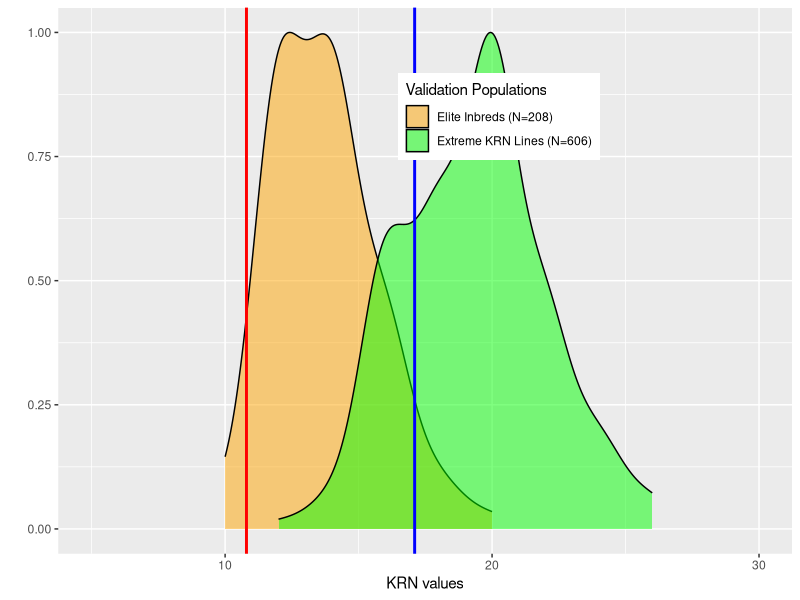
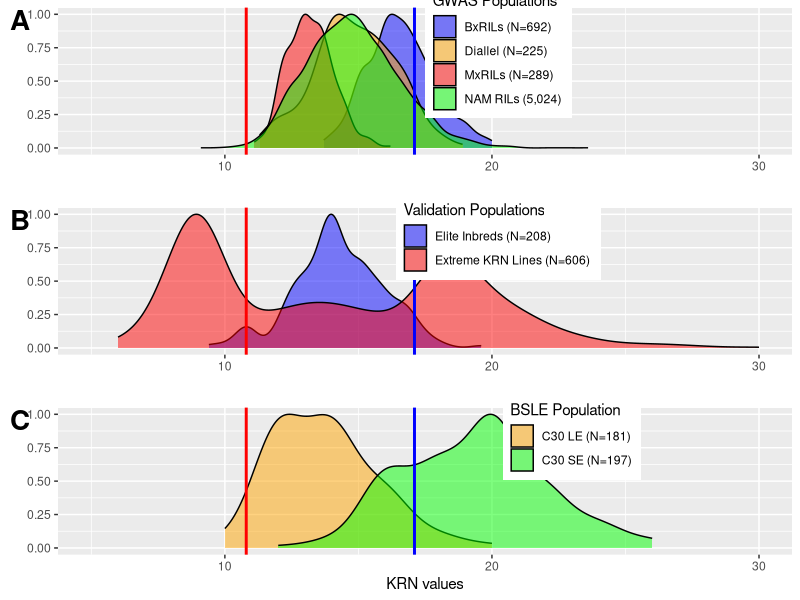

Generate these figures, in order, with R:
## ---- chunk 1
knitr::opts_chunk$set(echo = TRUE) 
knitr::opts_knit$set(root.dir=normalizePath('../')) 
#library(tidyverse)
#library("sommer")
#Read Meta data

## ---- chunk 2
pheno <- read.csv("data/S1.KRN_phenotype_N7332.csv")


library("ggplot2")
library("cowplot")

#par(mar=c(5,4,4,2))
par(font=2, font.lab=2, font.axis=2)
fsize = 16 # absolute font size

makeTransparent = function(..., alpha=0.5) {

  if(alpha<0 | alpha>1) stop("alpha must be between 0 and 1")
  alpha = floor(255*alpha)  
  newColor = col2rgb(col=unlist(list(...)), alpha=FALSE)
  .makeTransparent = function(col, alpha) {
    rgb(red=col[1], green=col[2], blue=col[3], alpha=alpha, maxColorValue=255)
  }
  newColor = apply(newColor, 2, .makeTransparent, alpha=alpha)
  return(newColor)
}

## get colors
mycols <- makeTransparent(c("blue", "orange", "red", "green"), alpha=0.5)

ph1 <- subset(pheno, type %in% "GWAS population")
p1 <- ggplot(data=ph1) +
    geom_density(aes(x= KRN, y=..scaled.., fill= as.factor(Population)), trim=TRUE ) +
    #guides(color=guide_legend("GWAS Population"))
    #labs(y=NULL, fill="Traits") +
    scale_fill_manual("GWAS Populations", 
                        values = mycols,
                      labels=c("BxRILs (N=692)", "Diallel (N=225)", "MxRILs (N=289)", "NAM RILs (5,024)")) +
    guides(alpha=FALSE) +
    theme(legend.position = c(0.6, 0.7) ) +
    geom_vline(xintercept = c(10.8, 17.1), color=c("red", "blue"), size=1) +
    xlim(5, 30) + 
    xlab("") +
    ylab("")
    
ph21 <- subset(pheno, type %in% "validation population" & Population %in% "Elite Inbred lines")
ph22 <- subset(pheno, type %in% "validation population" & Population %in% "USDA germplasm")

ph2 <- rbind(ph21, ph22)

p2 <- ggplot(data=ph2) +
    geom_density(aes(x= KRN, y=..scaled.., fill= as.factor(Population)), trim=TRUE, adjust = .8) +
    scale_fill_manual("Validation Populations", 
                        values = mycols[c(1,3)],
                      labels=c("Elite Inbreds (N=208)", "Extreme KRN Lines (N=606)")) +
    guides(alpha=FALSE) + 
    theme(legend.position = c(0.6, 0.8)) +
    geom_vline(xintercept = c(10.8, 17.1), color=c("red", "blue"), size=1) +
    xlim(5, 30) + 
    #xlab("KRN values") + 
    xlab("") +
    ylab("")
    
b <- read.csv("GWAS3_proj/data/S.table8.4_BSLE_pheno.csv")
b$KRN <- as.numeric(as.character(b$KRN))
b$CL <- as.numeric(as.character(b$CL))

p3 <- ggplot(data=b) +
    geom_density(aes(x= KRN, y=..scaled.., fill= as.factor(Genotype)), trim=TRUE, adjust = 2) +
    scale_fill_manual("BSLE Population", 
                        values = mycols[c(2,4)],
                      labels=c("C30 LE (N=181)", "C30 SE (N=197)")) +
    guides(alpha=FALSE) + 
    theme(legend.position = c(0.7, 0.8)) +
    geom_vline(xintercept = c(10.8, 17.1), color=c("red", "blue"), size=1) +
    xlim(5, 30) + 
    xlab("KRN values") + 
    ylab("")

pdf("graphs/Figure1_phenotype.pdf", width=7, height=10)
plot_grid(p1, p2, p3, labels = c("A", "B", "C"), nrow=3, align="v", label_size = 20)
dev.off()

## ---- chunk 3
b <- read.csv("GWAS3_proj/data/S.table8.4_BSLE_pheno.csv")
b$KRN <- as.numeric(as.character(b$KRN))
b$CL <- as.numeric(as.character(b$CL))

p3 <- ggplot(data=b) +
    geom_density(aes(x= KRN, y=..scaled.., fill= as.factor(Genotype)), trim=TRUE, adjust = 2) +
    scale_fill_manual("Validation Populations", 
                        values = mycols[c(2,4)],
                      labels=c("Elite Inbreds (N=208)", "Extreme KRN Lines (N=606)")) +
    guides(alpha=FALSE) + 
    theme(legend.position = c(0.6, 0.8)) +
    geom_vline(xintercept = c(10.8, 17.1), color=c("red", "blue"), size=1) +
    xlim(5, 30) + 
    xlab("KRN values") + 
    ylab("")
    
p3
